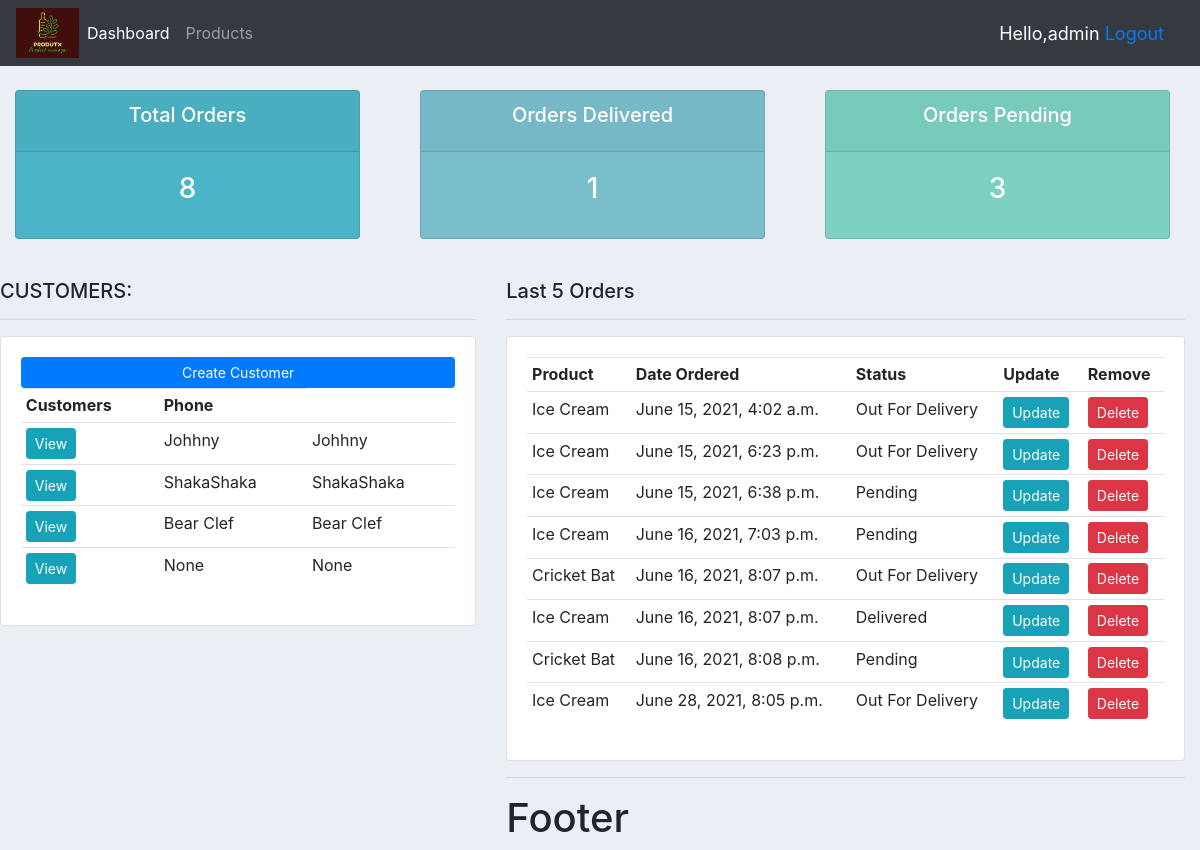
Before: / (signed in) with the older database file.
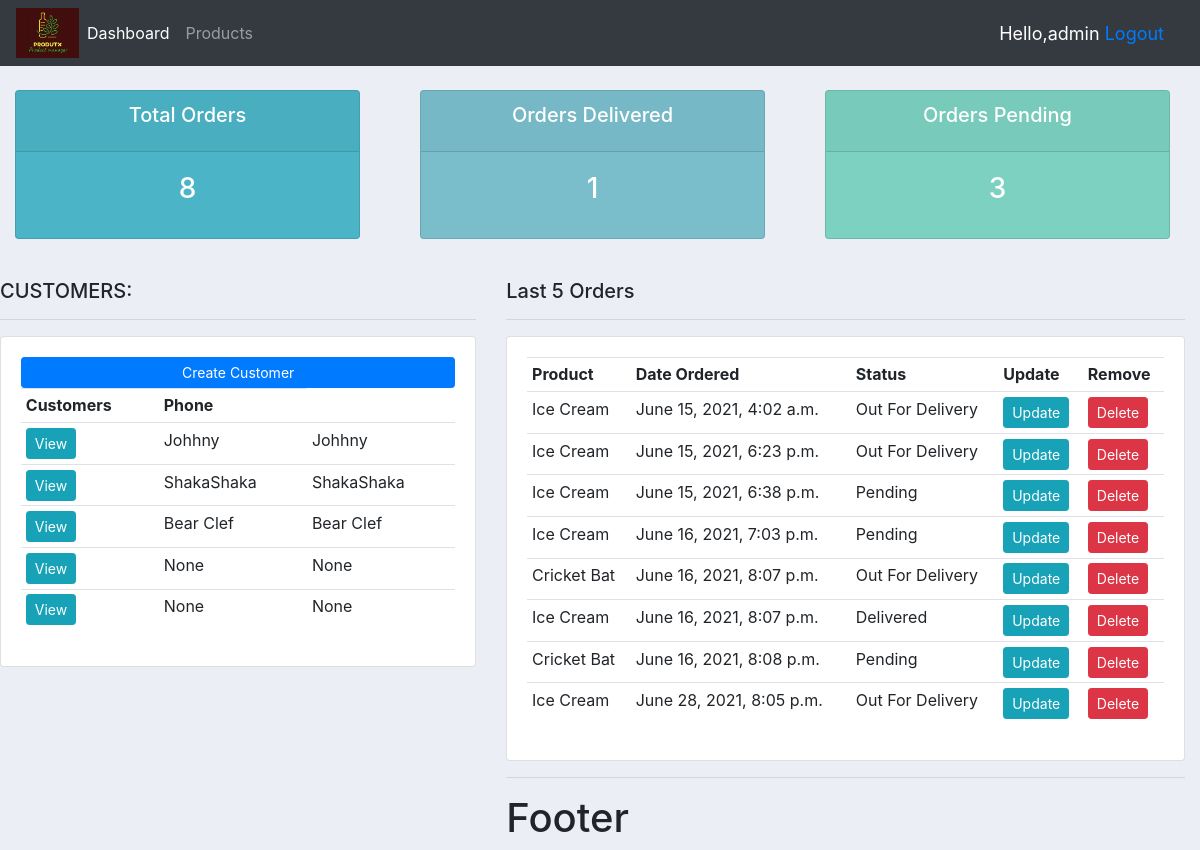
After: the same page with the newer database file.
### accounts/models.py (models this page shows, shortened)
class Customer(models.Model):
    user = models.OneToOneField(User, null=True, blank=True, on_delete=models.CASCADE)
    name = models.CharField(max_length=200,null=True)
    email = models.EmailField(max_length=254,null=True)
    phone = models.CharField(max_length=15,null=True)
    profile_pic= models.ImageField(default="profile.png",null=True,blank=True)
    date_created = models.DateTimeField(auto_now_add=True,null=True)

class Order(models.Model):
    STATUS = (
        ('Pending','Pending'),
        ('Out For Delivery','Out for delivery'),
        ('Delivered','Delivered'),
    )
    customer = models.ForeignKey(Customer,null=True,on_delete=models.SET_NULL)
    product=  models.ForeignKey(Product,null=True,on_delete=models.SET_NULL)
    date_created = models.DateTimeField(auto_now_add=True,null=True)
    status = models.CharField(choices=STATUS, max_length=50)
    note = models.CharField(max_length=50,null=True)

class Product(models.Model):
    CATEGORY = (
        ('Indoor','Indoor'),
        ('Outdoor','Outdoor')
    )
    name = models.CharField( max_length=150,null=True)
    price = models.FloatField(null=True)
    category = models.CharField(max_length=200,null=True,choices=CATEGORY)
    description =models.CharField(max_length=200,null=True,blank=True)
    date_created = models.DateTimeField(auto_now_add=True,null=True)
    tags = models.ManyToManyField(Tag)
    def __str__(self) -> str:
        return self.name

### accounts/decorators.py (the view)
    def wrapper_function(request,*args, **kwargs):
        group=None
        if request.user.groups.exists():
            group = request.user.groups.all()[0].name
        if group == "customer":
            return redirect('home')
        if group == "admin":
            return view_func(request,*args, **kwargs)

### accounts/views.py (called while the page is built)
@login_required(login_url='login')
@admin_only
def home(request):
    orders = Order.objects.all()
    customers = Customer.objects.all()
    total_customers = customers.count()
    total_orders = orders.count()
    delivered = orders.filter(status='Delivered').count()
    pending= orders.filter(status='Pending').count()
    context = {'orders':orders,'customers':customers,
   'total_customers': total_customers,'total_orders':total_orders,
    'delivered':delivered,'pending':pending}
    return render(request,'accounts/dashboard.html',context)

### accounts/templates/accounts/dashboard.html (shortened to what this page needs)
{% extends 'accounts/main.html' %}
{% block content %}
{% include 'accounts/status.html' %}
<br>
<div class='row'>
    <div class='col-md-5'>
        <h5>CUSTOMERS:</h5>
        <hr>
        <div class="card card-body">
            <a class="btn btn-primary btn-sm btn-block" href="">
            Create Customer</a>
            <table class="table table-sm">
                <tr>
                    <th>Customers</th>
                    <th>Phone</th>
                </tr>
                {% for customer  in customers %}
                    <tr>
                        <td><a class="btn btn-sm btn-info" href="{% url 'customer' customer.id %}">View</a></td>
                        <td>{{customer.name}}</td>
                        <td>{{customer.name}} </td>
                    </tr>
                {% endfor %}
            </table>
        </div>
    </div>
    <div class='col-md-7'>
        <h5> Last 5 Orders </h5>
        <hr>
        <div class="card card-body">
            <table class="table table-sm">
                <tr>
                    <th>Product</th>
                    <th>Date Ordered</th>
                    <th>Status</th>
                    <th>Update</th>
                    <th>Remove</th>
                </tr>
                {% for order  in orders %}
                    <tr>
                        <td>{{order.product}}</td>
                        <td>{{order.date_created}}</td>
                        <td>{{order.status}} </td>
                        <td><a class="btn btn-sm btn-info"  href="{%url 'update_order' order.id%}">Update</a></td>
                        <td><a class="btn btn-sm btn-danger"  href="{%url 'delete_order' order.id%}">Delete</a></td>
                    </tr>
                {% endfor %}
            </table>
        </div>
{% endblock content %}

Changed rows visible on the page:
added Customer: name "None"
